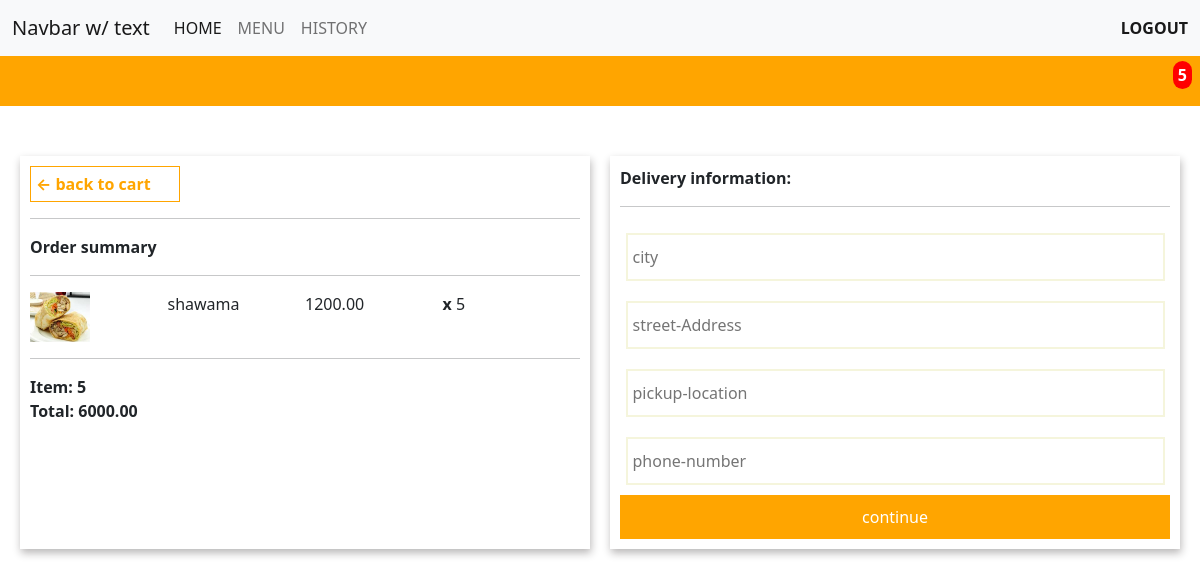
The app's page /delivery (signed in) with its own data.
### storeapp/models.py (models this page shows, shortened)
class OrderItem(models.Model):
    product = models.ForeignKey(Product, on_delete=models.CASCADE, null=True, blank=True)
    order = models.ForeignKey(Order, on_delete=models.SET_NULL, blank=True, null=True )
    quantity = models.IntegerField(default=0, null=True, blank=True)
    date_added = models.DateTimeField(auto_now_add=True)
    @property
    def get_total(self):
        total = self.product.price * self.quantity
        return total

class Product(models.Model):
    name = models.CharField(max_length=200)
    product_type =models.ForeignKey(ProductType, on_delete=models.CASCADE, max_length=50,null=True, blank=True)
    price = models.FloatField()
    product_brifing = models.TextField(max_length=50,null=True, blank=True)
    image = models.ImageField(upload_to="images", null=True,blank=True)

class Order(models.Model):
    customer = models.ForeignKey(Customer, on_delete=models.SET_NULL, null=True, blank=True )
    date_ordered = models.DateTimeField(auto_now_add=True)
    complete = models.BooleanField(default=False, null=True, blank=False)
    transaction_id = models.CharField(max_length=100, null=True)
    class Meta:
        ordering = ["-transaction_id"]
    @property
    def get_cart_total(self):
        orderitems = self.orderitem_set.all()
        total = sum([item.get_total for item in orderitems])
        return total
    @property
    def get_cart_items(self):
        orderitems = self.orderitem_set.all()
        total = sum([item.quantity for item in orderitems])
        return total

### storeapp/views.py (the view)
# urls.py: path('delivery', views.delivery, name="delivery"),
@login_required(login_url='login')
def delivery(request):
    if request.user.is_authenticated:
        customer = request.user.customer
        order, created = Order.objects.get_or_create(customer=customer, complete=False)
        items = order.orderitem_set.all()
        cartItems = order.get_cart_items
    else:
        items = []
        order = {'get_cart_total': 0, 'get_cart_items': 0}
    context = {"items": items, "order": order,"cartItems": cartItems}
    return render(request,"storeapp/delivery.html", context)

### storeapp/templates/storeapp/delivery.html (shortened to what this page needs)
<!DOCTYPE html>
<html lang="en">
{% load static %}
<head>
    <link rel="stylesheet" type="text/css" href="https://cdn.jsdelivr.net/npm/bootstrap@5.2.2/dist/css/bootstrap.min.css">
    <link rel="stylesheet" type="text/css" href="{% static 'styles/delivery.css' %}">
</head>
<body>
 {%  include "storeapp/nav_bar.html" %}
    <div class="center-wrapper">
        <div class="wrapper">
            <div class="delivery-detail">
               <a href="{% url 'check-out' %}"> <div class="back-btn"><span>&#8592 back to cart</span></div></a>
            </div> <hr>
            <div><span>Order summary</span></div>
            <hr>
            <div class="address-container">
                {% for item in items %}
                <div class="order-summary-cart">
                    <div><img class="img" src="{{item.product.image.url}}"></div>
                    <div>{{item.product.name}}</div>
                    <div>{{item.product.price|floatformat:2}}</div>
                    <div><span>x</span> {{item.quantity}}</div>
                </div><hr>
                {% endfor %}
                <div class="order-total">
                    <div><span>Item: {{order.get_cart_items}}</span></div>
                    <div><span>Total: {{order.get_cart_total|floatformat:2}}</span></div>
                </div>
            </div>
        </div>
        <div class="wrapper">
            <div><span>Delivery information:</span></div><hr>
            <form class="address-container" id="form">
                <div class="delivery-detail">
<div class="container delivery-address"><input class="address-div" id="city" type="text" placeholder="city" required></div>
<div class="container delivery-address"><input class="address-div" id="street" type="text" placeholder="street-Address"required></div>
<div class="container delivery-address"><input class="address-div" id="pickup" type="text" placeholder="pickup-location" required></div>
 <div class="container delivery-address"><input class="address-div" id="phone" type="text" placeholder="phone-number"required></div>
                    <div class="continue-button ">
                         <div class="delivery-btn "><input class="continue-btn " id="form-btn" type="submit" value="continue"></div>
                    </div>
                </div>
            </form>
        </div>
    </div>
</body>
</html>

### storeapp/static/styles/delivery.css (style rules this page uses)
body { background-color: white; margin: 0px; }
.name, .phone-nunber, .address-div, .landmark { padding:10px 5px; border: 2px solid beige; width: 98%; }
.delivery-address, .delivery-landmark { width: 100%; padding:10px 0px; }
.continue-btn { background-color: orange; background-color: orange; color:white ; text-align: center; cursor: pointer; border: none; width: 100%; padding: 10px; }
.container { display: flex; flex-direction: row; justify-content: center; }
.center-wrapper { display: grid; grid-template-columns: 1fr 1fr; padding: 10px; }
.wrapper { box-shadow:1px 4px 8px rgb(22, 18, 18, 0.3) ; padding: 10px; margin-left: 10px; margin-right: 10px; margin-top: 30px; }
span { font-weight: bold; }
.order-summary-cart { display: grid; grid-template-columns: 1fr 1fr 1fr 1fr; }
.img { height: 50px; width: 60px }
.back-btn { border: 1px solid orange; padding: 5px; width: 150px; color: orange; }
a { color: inherit; text-decoration:none; }

### records on screen
OrderItem: product.image (picture), product.name "shawama", product.price "1200.00", quantity "5"
Order: get_cart_items "5", get_cart_total "6000.00"

### other values on screen
{{ cartItems }} "5"
